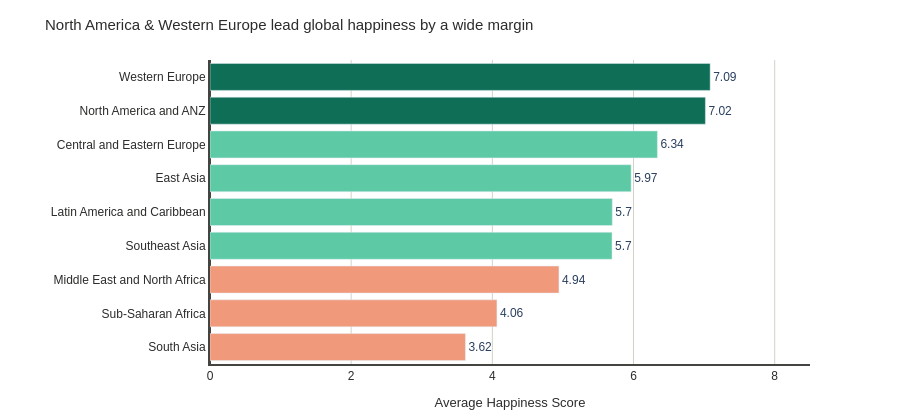

The cell this chart's notebook holds for it:
### Markdown cell above
---
## Task 1 — Regional Comparison Bar Chart

**What to build:** A horizontal bar chart showing the **average happiness score by region**, sorted from highest to lowest.

**Requirements:**
- Horizontal orientation (category names are long)
- Sorted by score, descending (so the happiest region is at the top)
- Zero baseline on x-axis
- At least one design choice that goes beyond the Plotly default (colour, annotation, labels, etc.)
- An insight title that answers: *which region stands out and why does it matter?*

**Hint:** Use `df.groupby('Region')['Happiness_Score'].mean()` to compute the averages.

### Code cell
# Task 1: Regional comparison bar chart
# -------------------------------------

# Step 1: Compute average happiness score by region
region_avg = (df.groupby('Region')['Happiness_Score']
              .mean()
              .reset_index()
              .sort_values('Happiness_Score'))  # sort for horizontal bar

print(region_avg)

# Step 2: Build your chart
# YOUR CODE HERE

region_avg = (df.groupby('Region')['Happiness_Score']
              .mean()
              .reset_index()
              .sort_values('Happiness_Score', ascending=True))  # ascending=True for horizontal bar (top = highest)

colors = ['#F0997B' if s < 5.5 else '#5DCAA5' if s < 6.5 else '#0F6E56'
          for s in region_avg['Happiness_Score']]

fig = go.Figure(go.Bar(
    x=region_avg['Happiness_Score'],
    y=region_avg['Region'],
    orientation='h',
    marker_color=colors,
    text=region_avg['Happiness_Score'].round(2),
    textposition='outside',
))

fig.update_layout(
    title=dict(text="North America & Western Europe lead global happiness by a wide margin",
               font=dict(size=15, color='#2C2C2A')),
    xaxis=dict(
        range=[0, 8.5],
        title=dict(text="Average Happiness Score", font=dict(size=13, color='#2C2C2A')),
        zeroline=True,
        zerolinewidth=2,
        zerolinecolor='#444441',
        linecolor='#444441',
        linewidth=2,
        tickfont=dict(size=12, color='#2C2C2A'),
        showgrid=True,
        gridcolor='#D3D1C7',
        gridwidth=1,
    ),
    yaxis=dict(
        title="",
        linecolor='#444441',
        linewidth=2,
        tickfont=dict(size=12, color='#2C2C2A'),
        showgrid=False,
    ),
    plot_bgcolor='white',
    paper_bgcolor='white',
    height=420,
    margin=dict(l=210, r=90, t=60, b=50),
    font=dict(family="Arial", size=12),
)
fig.show()

### Figure 1 — Plotly figure (JSON) as saved in the notebook; plotly's stock layout.template omitted (floating-point values rounded to 4 significant figures)
{"data": [{"marker": {"color": ["#F0997B", "#F0997B", "#F0997B", "#5DCAA5", "#5DCAA5", "#5DCAA5", "#5DCAA5", "#0F6E56", "#0F6E56"]}, "orientation": "h", "text": [3.62, 4.06, 4.94, 5.7, 5.7, 5.97, 6.34, 7.02, 7.09], "textposition": "outside", "type": "bar", "x": [3.618, 4.065, 4.943, 5.695, 5.699, 5.966, 6.338, 7.018, 7.086], "y": ["South Asia", "Sub-Saharan Africa", "Middle East and North Africa", "Southeast Asia", "Latin America and Caribbean", "East Asia", "Central and Eastern Europe", "North America and ANZ", "Western Europe"]}], "layout": {"font": {"family": "Arial", "size": 12}, "height": 420, "margin": {"b": 50, "l": 210, "r": 90, "t": 60}, "paper_bgcolor": "white", "plot_bgcolor": "white", "title": {"font": {"color": "#2C2C2A", "size": 15}, "text": "North America & Western Europe lead global happiness by a wide margin"}, "xaxis": {"gridcolor": "#D3D1C7", "gridwidth": 1, "linecolor": "#444441", "linewidth": 2, "range": [0, 8.5], "showgrid": true, "tickfont": {"color": "#2C2C2A", "size": 12}, "title": {"font": {"color": "#2C2C2A", "size": 13}, "text": "Average Happiness Score"}, "zeroline": true, "zerolinecolor": "#444441", "zerolinewidth": 2}, "yaxis": {"linecolor": "#444441", "linewidth": 2, "showgrid": false, "tickfont": {"color": "#2C2C2A", "size": 12}, "title": {"text": ""}}}}
